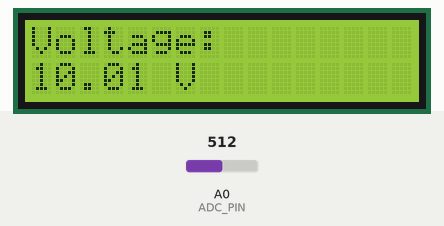
Recording of a sketch running on a simulated Arduino Uno, built with avr-gcc and run on an emulated ATmega328P. On the bench: 16×2 character LCD. Inputs (shaded band) come from the test bench; at power-on: A0 (ADC_PIN) = 512.

Above: at 2.7 s.
2.8 s: A0 (ADC_PIN) set to 716
At 3.4 s:
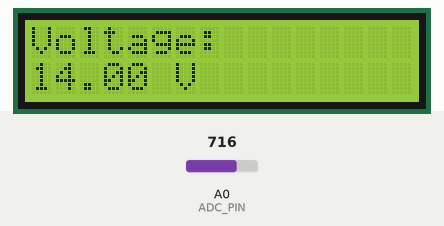
4.4 s: A0 (ADC_PIN) set to 900
At 5.3 s:
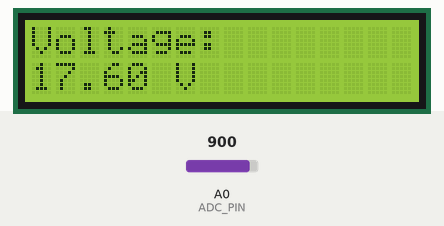
5.9 s: A0 (ADC_PIN) set to 1023
At 7.1 s:
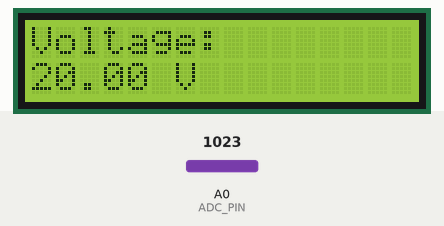
Timing chart, 0 to 8.9 s (numbered marks = the images above; inputs shaded):
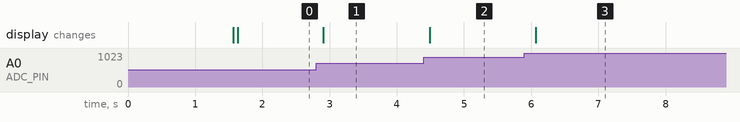

Measured:
- after the input at 2.8 s, the display: changes after 0.10 s (image 1)
- after the input at 4.4 s, the display: changes after 0.09 s (image 2)
- after the input at 5.9 s, the display: changes after 0.17 s (image 3)

The sketch:

firmware.ino
```cpp
/*
  ============================================
  Digital Voltmeter - Official Firmware v1.0
  ============================================

  Target chip: ATmega328P-P (bare chip, 16MHz external crystal,
  programmed via ISP through J1)

  Function: Reads a 0-20V DC input through a resistor divider
  on ADC0, and displays the measured voltage on a 16x2 LCD.

  --------------------------------------------
  HARDWARE PIN MAPPING (matches the schematic)
  --------------------------------------------
  ATmega pin | Arduino name | Function
  -----------|--------------|------------------
  Pin 4      | D2 (PD2)     | LCD RS
  Pin 5      | D3 (PD3)     | LCD E
  Pin 6      | D4 (PD4)     | LCD DB4
  Pin 11     | D5 (PD5)     | LCD DB5
  Pin 12     | D6 (PD6)     | LCD DB6
  Pin 13     | D7 (PD7)     | LCD DB7
  Pin 23     | A0 (PC0)     | ADC input (from R3/R4 divider)

  --------------------------------------------
  VOLTAGE DIVIDER
  --------------------------------------------
  R3 = 30k (top, from probe input)
  R4 = 10k (bottom, to GND)
  Scales 0-20V input down to 0-5V at the ADC pin.
  Ratio to undo in software = (R3+R4)/R4 = 4.0

  --------------------------------------------
  BEFORE FIRST REAL USE
  --------------------------------------------
  1. Burn the bootloader onto U1 via J1 (if not already done),
     using an Arduino-as-ISP or USBasp programmer, board setting
     "Arduino Uno" (same chip/fuses/16MHz crystal).
  2. Upload this sketch through the same ISP connection.
  3. Calibrate: apply a known, accurate voltage (measured with a
     trusted multimeter) to the probes, and adjust
     CALIBRATION_FACTOR below until the LCD matches that reading.
     Re-upload after changing it.
*/

#include <LiquidCrystal.h>

// ---------------- Pin setup ----------------
const int PIN_RS = 2;
const int PIN_EN = 3;
const int PIN_D4 = 4;
const int PIN_D5 = 5;
const int PIN_D6 = 6;
const int PIN_D7 = 7;

LiquidCrystal lcd(PIN_RS, PIN_EN, PIN_D4, PIN_D5, PIN_D6, PIN_D7);

const int ADC_PIN = A0;

// ---------------- Circuit constants ----------------
const float VREF = 5.0;             // ADC reference voltage (AVCC/AREF)
const int   ADC_MAX = 1023;         // 10-bit ADC resolution
const float DIVIDER_RATIO = 4.0;    // (R3 + R4) / R4 = (30k + 10k) / 10k

// ---------------- Calibration ----------------
// Set this after testing against a known-accurate voltage source.
// Formula: CALIBRATION_FACTOR = actual / displayed
float CALIBRATION_FACTOR = 1.0;

// ---------------- Sampling ----------------
const int   NUM_SAMPLES     = 30;   // averaged per reading, reduces noise/jitter
const int   SAMPLE_DELAY_MS = 2;    // small delay between samples
const int   UPDATE_DELAY_MS = 250;  // how often the display refreshes

// ---------------- Safety display ----------------
const float OVER_RANGE_VOLTS = 20.5; // slightly above rated 20V max

void setup() {
  lcd.begin(16, 2);
  lcd.clear();
  lcd.setCursor(0, 0);
  lcd.print("Digital");
  lcd.setCursor(0, 1);
  lcd.print("Voltmeter v1.0");
  delay(1500);
  lcd.clear();
}

void loop() {
  float vIn = readVoltage();

  lcd.setCursor(0, 0);
  lcd.print("Voltage:");

  lcd.setCursor(0, 1);
  if (vIn > OVER_RANGE_VOLTS) {
    lcd.print("OVER RANGE!   ");
  } else {
    lcd.print(vIn, 2);
    lcd.print(" V");
    lcd.print("      "); // clears leftover digits from a previous longer reading
  }

  delay(UPDATE_DELAY_MS);
}

// Reads and averages the ADC, then converts to the real input voltage
float readVoltage() {
  long sum = 0;
  for (int i = 0; i < NUM_SAMPLES; i++) {
    sum += analogRead(ADC_PIN);
    delay(SAMPLE_DELAY_MS);
  }
  float rawAverage = sum / (float)NUM_SAMPLES;

  float vAtPin = (rawAverage / (float)ADC_MAX) * VREF;
  float vIn = vAtPin * DIVIDER_RATIO * CALIBRATION_FACTOR;

  return vIn;
}
```
